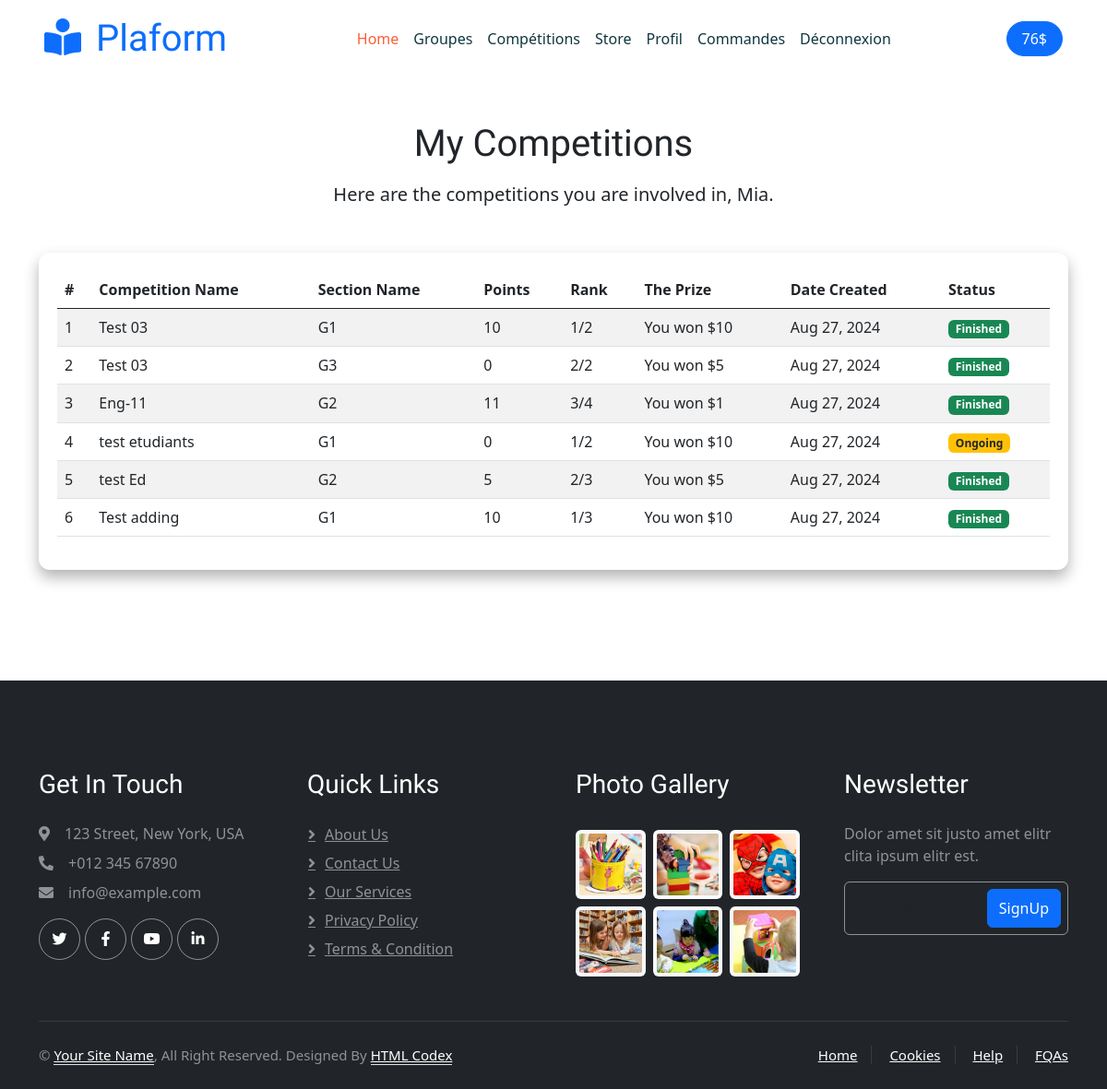
Before: /my_competitions/ (signed in) with the older database file.
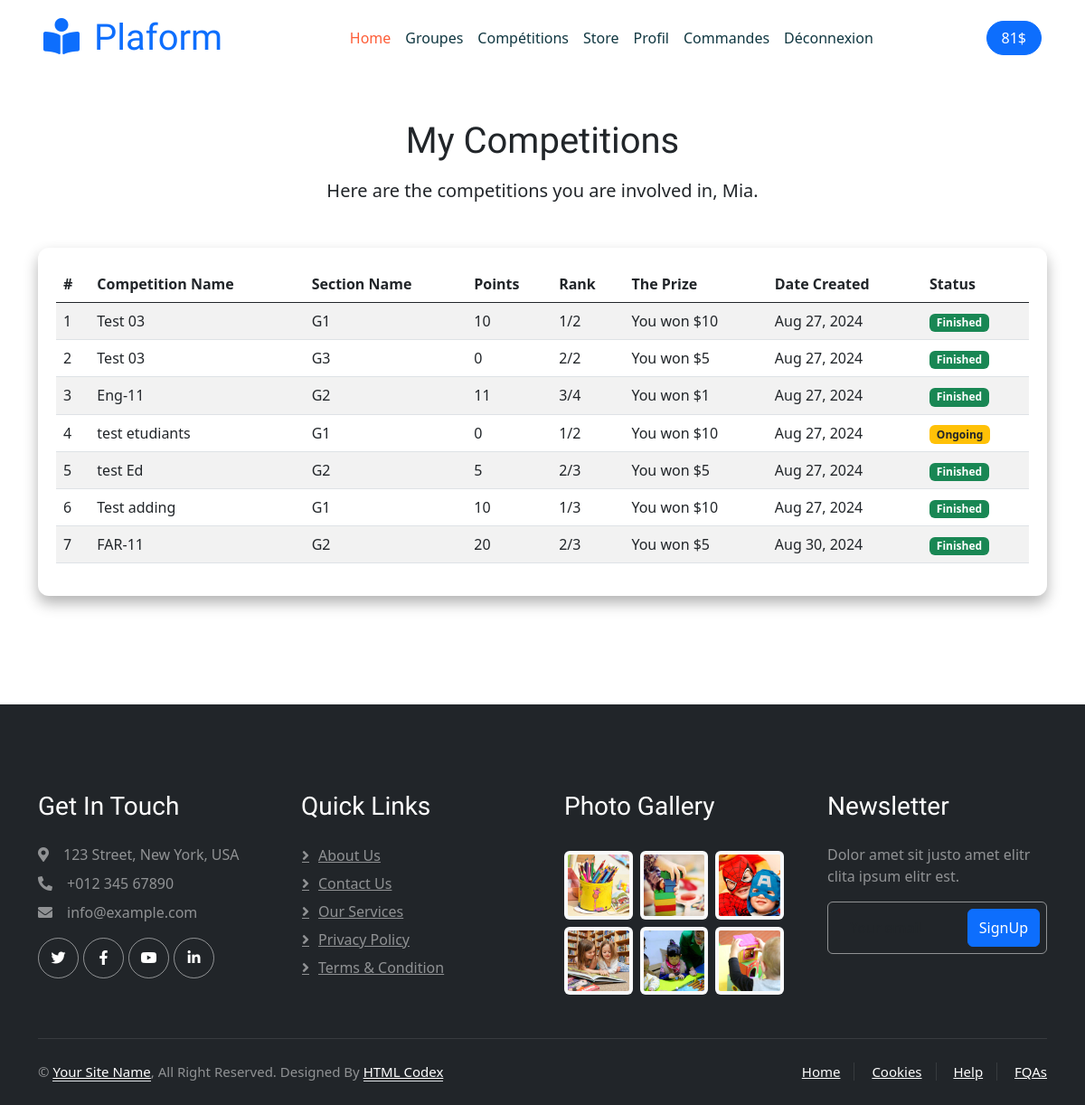
After: the same page with the newer database file.
### platformTK/models.py (models this page shows, shortened)
class Etudiant(models.Model):
    user = models.OneToOneField(User, null=True, on_delete=models.CASCADE)
    prenom = models.CharField(max_length=50)
    nom = models.CharField(max_length=50)
    date_de_naissance = models.DateField()
    email = models.EmailField(unique=True)
    numéro_de_téléphone = models.CharField(max_length=15, blank=True, null=True)
    avatar = models.ImageField(null=True, blank=True)
    slugEtudiant = models.SlugField(blank=True, null=True)
    date_created = models.DateField(auto_now_add=True, null=True, blank=True)
    points = models.IntegerField(default=0,blank=True, null=True)
    EtudiantCode = models.CharField(max_length=100, null=True, blank=True, default=generate_etudiant_code)

class Competitions(models.Model):
    name = models.CharField(max_length=100)
    number_of_sections = models.PositiveIntegerField()  # Number of sections for the competition
    group = models.ForeignKey('Groups', related_name='competitions', on_delete=models.CASCADE)  # Use ForeignKey for one group
    date_created = models.DateField(auto_now_add=True, null=True, blank=True)
    is_finished = models.BooleanField(default=False)  # New field to track if competition is finished
    prof = models.ForeignKey('prof', related_name='competitions', on_delete=models.CASCADE)  # Link to the professor

class Sections(models.Model):
    competition = models.ForeignKey('Competitions', on_delete=models.CASCADE, related_name='sections')
    section_name = models.CharField(max_length=100)
    etudiants = models.ManyToManyField('Etudiant', related_name='sections')
    points = models.PositiveIntegerField(default=0)

### platformTK/decorators.py (the view)
        def wrapper_func(request , *args,**kwargs):
            group = None
            if request.user.groups.exists():
               group =  request.user.groups.all()[0].name
            if group in allowedGroups:
               return view_func(request , *args,**kwargs)
            else:
                return redirect('/')

### platformTK/templates/platformTK/Etudiant/my_competitions.html
{% extends "platformTK/Etudiant/HomeBase.html" %}
{% load static %}
{% block content %}
{% include 'platformTK/Etudiant/navbar.html' %}
<div class="container-xxl py-5">
    <div class="container">
        <div class="text-center mb-5">
            <h1 class="mb-3">My Competitions</h1>
            <p class="lead">Here are the competitions you are involved in, {{ etudiant.prenom }}.</p>
        </div>
        <div class="row justify-content-center">
            {% if competition_section_data %}
            <div class="col-lg-12 mb-4">
                <div class="table-wrapper">
                    <div class="table-responsive">
                        <table class="table table-striped">
                            <thead>
                                <tr>
                                    <th>#</th>
                                    <th>Competition Name</th>
                                    <th>Section Name</th>
                                    <th>Points</th>
                                    <th class="d-none d-md-table-cell">Rank</th>
                                    <th>The Prize</th>
                                    <th class="d-none d-md-table-cell">Date Created</th>
                                    <th class="d-none d-md-table-cell">Status</th>
                                </tr>
                            </thead>
                            <tbody>
                                {% for data in competition_section_data %}
                                <tr>
                                    <td>{{ forloop.counter }}</td>
                                    <td>{{ data.competition.name }}</td>
                                    <td>{{ data.section.section_name }}</td>
                                    <td>{{ data.points }}</td>
                                    <td class="d-none d-md-table-cell">{{ data.rank }}/{{ data.competition.number_of_sections }}</td>
                                    <td>
                                        {% if data.rank == 1 %}
                                        You won $10
                                        {% elif data.rank == 2 %}
                                        You won $5
                                        {% elif data.rank == 3 %}
                                        You won $1
                                        {% else %}
                                        You won $0
                                        {% endif %}
                                    </td>
                                    <td class="d-none d-md-table-cell">{{ data.competition.date_created|date:"M d, Y" }}</td>
                                    <td class="d-none d-md-table-cell">
                                        {% if data.competition.is_finished %}
                                            <span class="badge bg-success text-white">Finished</span>
                                        {% else %}
                                            <span class="badge bg-warning text-dark">Ongoing</span>
                                        {% endif %}
                                    </td>
                                </tr>
                                {% endfor %}
                            </tbody>
                        </table>
                    </div>
                </div>
            </div>
            {% else %}
            <div class="alert alert-info" role="alert">
                You are not involved in any competitions.
            </div>
            {% endif %}
        </div>
    </div>
</div>
{% endblock %}

### platformTK/templates/platformTK/Etudiant/HomeBase.html (shortened to what this page needs)
{% load static  %}
<!DOCTYPE html>
<html lang="en">
<head>
    <link href="https://cdnjs.cloudflare.com/ajax/libs/font-awesome/5.10.0/css/all.min.css" rel="stylesheet">
    <link href="https://cdn.jsdelivr.net/npm/bootstrap-icons@1.4.1/font/bootstrap-icons.css" rel="stylesheet">
    <link href="{% static 'lib/animate/animate.min.css' %}" rel="stylesheet">
    <link href="{% static 'lib/owlcarousel/assets/owl.carousel.min.css' %}" rel="stylesheet">
    <link href="{% static 'css/bootstrap.min.css' %}" rel="stylesheet">
    <link href="{% static 'css/style.css' %}" rel="stylesheet">
    <link href="{% static 'css/styleTbale.css' %}" rel="stylesheet">
     <link href="https://maxcdn.bootstrapcdn.com/bootstrap/5.3.0/css/bootstrap.min.css" rel="stylesheet">
</head>
<body>
{% block content %}
{% endblock  %}
 <div class="container-fluid bg-dark text-white-50 footer pt-5 mt-5 wow fadeIn" data-wow-delay="0.1s">
    <div class="container py-5">
        <div class="row g-5">
            <div class="col-lg-3 col-md-6">
                <h3 class="text-white mb-4">Get In Touch</h3>
                <p class="mb-2"><i class="fa fa-map-marker-alt me-3"></i>123 Street, New York, USA</p>
                <p class="mb-2"><i class="fa fa-phone-alt me-3"></i>+012 345 67890</p>
                <p class="mb-2"><i class="fa fa-envelope me-3"></i>info@example.com</p>
                <div class="d-flex pt-2">
                    <a class="btn btn-outline-light btn-social" href=""><i class="fab fa-twitter"></i></a>
                    <a class="btn btn-outline-light btn-social" href=""><i class="fab fa-facebook-f"></i></a>
                    <a class="btn btn-outline-light btn-social" href=""><i class="fab fa-youtube"></i></a>
                    <a class="btn btn-outline-light btn-social" href=""><i class="fab fa-linkedin-in"></i></a>
                </div>
            </div>
            <div class="col-lg-3 col-md-6">
                <h3 class="text-white mb-4">Quick Links</h3>
                <a class="btn btn-link text-white-50" href="">About Us</a>
                <a class="btn btn-link text-white-50" href="">Contact Us</a>
                <a class="btn btn-link text-white-50" href="">Our Services</a>
                <a class="btn btn-link text-white-50" href="">Privacy Policy</a>
                <a class="btn btn-link text-white-50" href="">Terms & Condition</a>
            </div>
            <div class="col-lg-3 col-md-6">
                <h3 class="text-white mb-4">Photo Gallery</h3>
                <div class="row g-2 pt-2">
                    <div class="col-4">
                        <img class="img-fluid rounded bg-light p-1" src="img/classes-1.jpg" alt="">
                    </div>
                    <div class="col-4">
                        <img class="img-fluid rounded bg-light p-1" src="img/classes-2.jpg" alt="">
                    </div>
                    <div class="col-4">
                        <img class="img-fluid rounded bg-light p-1" src="img/classes-3.jpg" alt="">
                    </div>
                    <div class="col-4">
                        <img class="img-fluid rounded bg-light p-1" src="img/classes-4.jpg" alt="">
                    </div>
                    <div class="col-4">
                        <img class="img-fluid rounded bg-light p-1" src="img/classes-5.jpg" alt="">
                    </div>
                    <div class="col-4">
                        <img class="img-fluid rounded bg-light p-1" src="img/classes-6.jpg" alt="">
                    </div>
                </div>
            </div>
            <div class="col-lg-3 col-md-6">
                <h3 class="text-white mb-4">Newsletter</h3>
                <p>Dolor amet sit justo amet elitr clita ipsum elitr est.</p>
                <div class="position-relative mx-auto" style="max-width: 400px;">
                    <input class="form-control bg-transparent w-100 py-3 ps-4 pe-5" type="text" placeholder="Your email">
                    <button type="button" class="btn btn-primary py-2 position-absolute top-0 end-0 mt-2 me-2">SignUp</button>
                </div>
            </div>
        </div>
    </div>
    <div class="container">
        <div class="copyright">
            <div class="row">
                <div class="col-md-6 text-center text-md-start mb-3 mb-md-0">
                    &copy; <a class="border-bottom" href="#">Your Site Name</a>, All Right Reserved.
                    Designed By <a class="border-bottom" href="https://htmlcodex.com">HTML Codex</a>
                </div>
                <div class="col-md-6 text-center text-md-end">
                    <div class="footer-menu">
                        <a href="">Home</a>
                        <a href="">Cookies</a>
                        <a href="">Help</a>
                        <a href="">FQAs</a>
                    </div>
                </div>
            </div>
        </div>
    </div>
</div>
</body>
</html>

### platformTK/templates/platformTK/Etudiant/navbar.html (shortened to what this page needs)
<div class="container-xxl bg-white p-0">
    <nav class="navbar navbar-expand-lg bg-white navbar-light sticky-top px-4 px-lg-5 py-lg-0">
        <a href="index.html" class="navbar-brand">
            <h1 class="m-0 text-primary"><i class="fa fa-book-reader me-3"></i>Plaform</h1>
        </a>
        <div class="collapse navbar-collapse" id="navbarCollapse">
            <div class="navbar-nav mx-auto">
                <a href="{% url "homeEtudiant" %}" class="nav-item nav-link active">Home</a>
                <a href="{% url "my_groups" %}" class="nav-item nav-link">Groupes</a>
                <a href="{% url "my_competitions" %}" class="nav-item nav-link">Compétitions</a>
                <a href="{% url "Store" %}" class="nav-item nav-link">Store</a>
                <a href="{% url "profile" %}" class="nav-item nav-link">Profil</a>
                <a href="{% url 'list_commandes' %}" class="nav-item nav-link">Commandes</a>
                <a href="{% url 'userLogout' %}" class="nav-item nav-link">Déconnexion</a>
            </div>
            <a href="" class="btn btn-primary rounded-pill px-3 d-none d-lg-block">{{etudiant.points}}$</i></a> {% comment %} <i class="fa fa-arrow-right ms-3"> {% endcomment %}
        </div>
    </nav>

### platformTK/static/css/style.css (style rules this page uses)
:root { --primary: #FE5D37; --light: #FFF5F3; --dark: #103741; }
.btn { font-weight: 500; transition: .5s; }
.btn.btn-primary { color: #FFFFFF; }
h1, h2, h3, h4, .h1, .h2, .h3, .h4, .display-1, .display-2, .display-3, .display-4, .display-5, .display-6 { font-family: 'Lobster Two', cursive; font-weight: 700; }
.navbar .navbar-nav .nav-link { padding: 30px 15px; color: var(--dark); font-weight: 500; outline: none; }
.navbar .navbar-nav .nav-link:hover, .navbar .navbar-nav .nav-link.active { color: var(--primary); }
.navbar.sticky-top { top: -100px; transition: .5s; }
.footer .btn.btn-social { margin-right: 5px; width: 45px; height: 45px; display: flex; align-items: center; justify-content: center; color: #FFFFFF; border: 1px solid rgba(255,255,255,0.5); border-radius: 45px; transition: .3s; }
.footer .btn.btn-link { display: block; margin-bottom: 5px; padding: 0; text-align: left; font-size: 16px; font-weight: normal; text-transform: capitalize; transition: .3s; }
.footer .btn.btn-link::before { position: relative; content: "\f105"; font-family: "Font Awesome 5 Free"; font-weight: 900; margin-right: 10px; }
.footer .form-control { border-color: rgba(255,255,255,0.5); }
.footer .copyright { padding: 25px 0; font-size: 15px; border-top: 1px solid rgba(256, 256, 256, .1); }
.footer .copyright a { color: #FFFFFF; }
.footer .footer-menu a { margin-right: 15px; padding-right: 15px; border-right: 1px solid rgba(255, 255, 255, .1); }
.footer .footer-menu a:last-child { margin-right: 0; padding-right: 0; border-right: none; }

### platformTK/static/css/styleTbale.css (style rules this page uses)
.table-wrapper { background-color: #ffffff; border-radius: 12px; box-shadow: 0 8px 16px rgba(0, 0, 0, 0.3); padding: 20px; margin: 0 auto; width: 100%; max-width: 100%; transition: transform 0.3s ease, box-shadow 0.3s ease; }
.table-responsive { overflow-x: auto; }

Changed rows visible on the page:
changed Etudiant "Mia": points "76" → "81"
added Competitions: competition.name "FAR-11", section.section_name "G2", points "20", rank "2", competition.number_of_sections "3", shows "You won $5", competition.date_created "Aug 30, 2024", is_finished "Finished"
